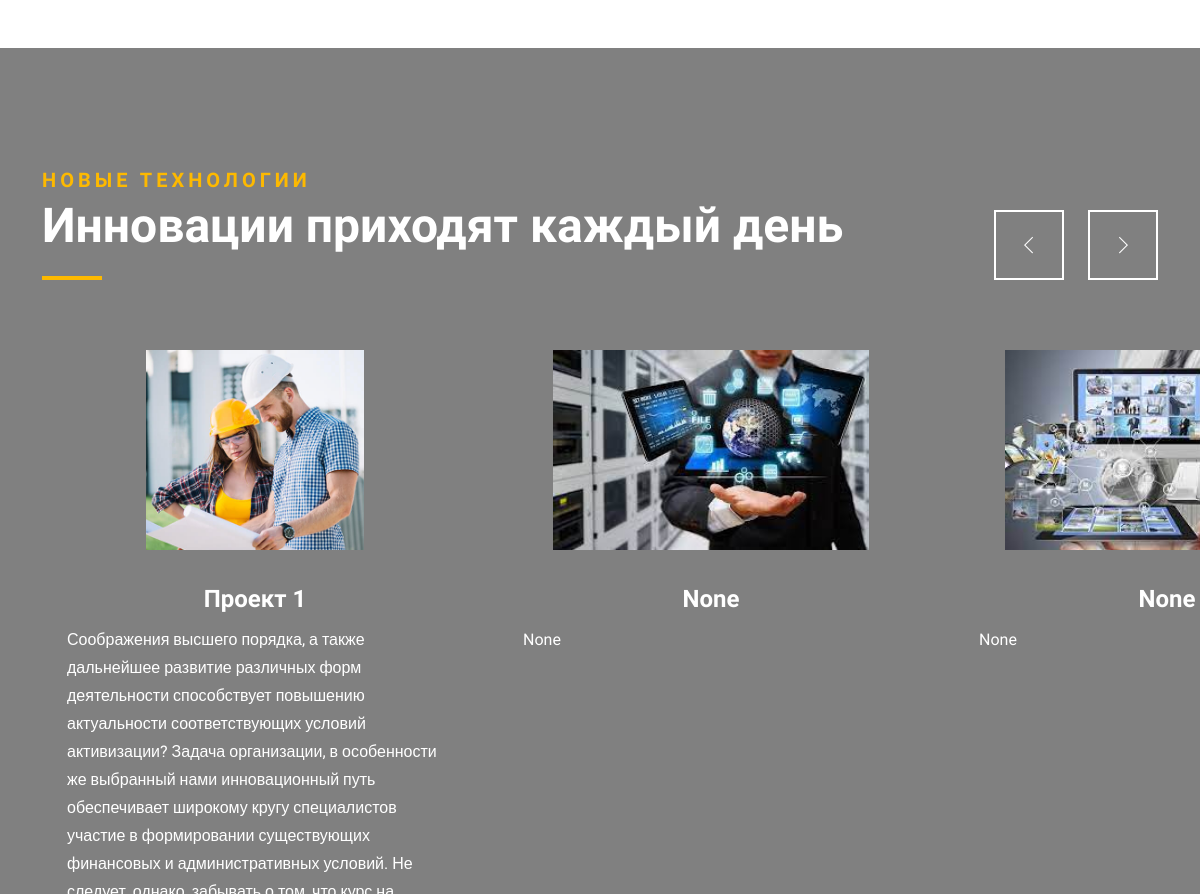
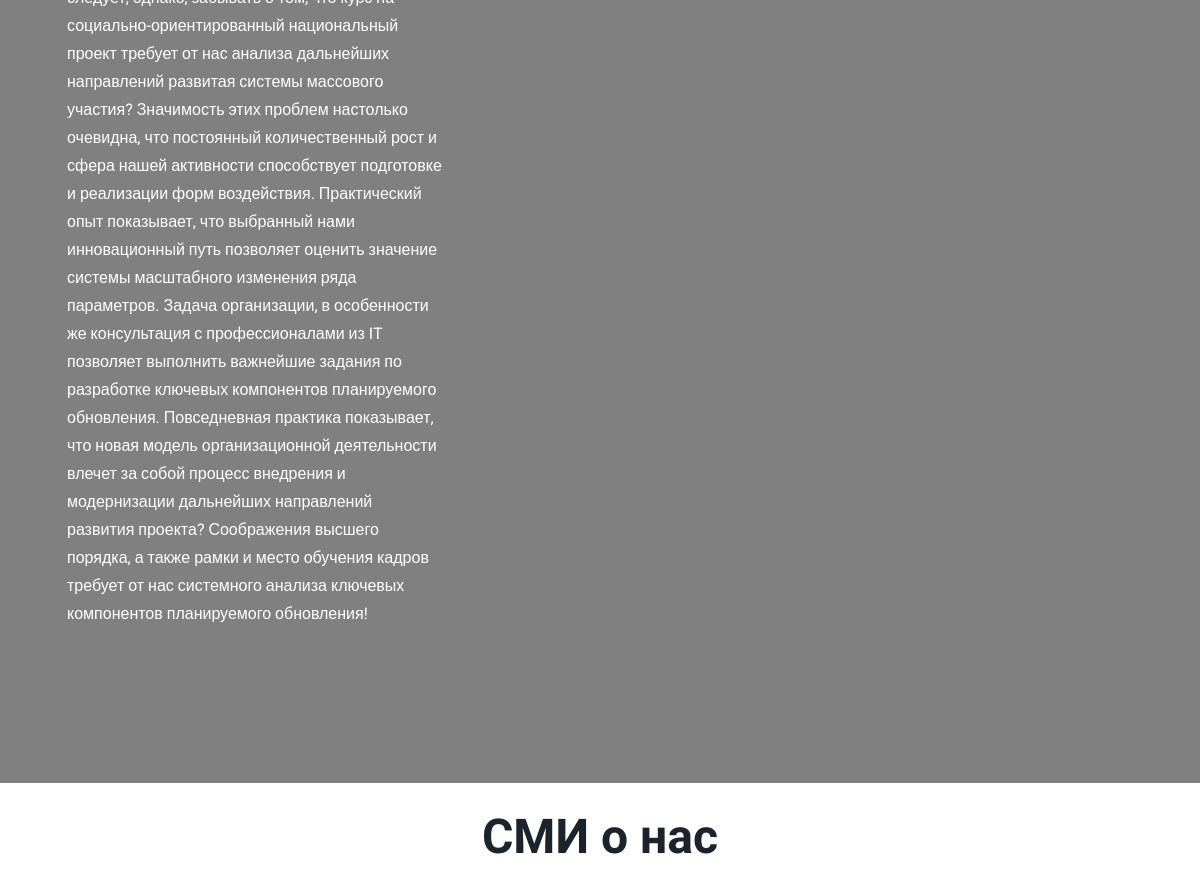
The app's page /news (middle part), older data (2 pictures, top to bottom).
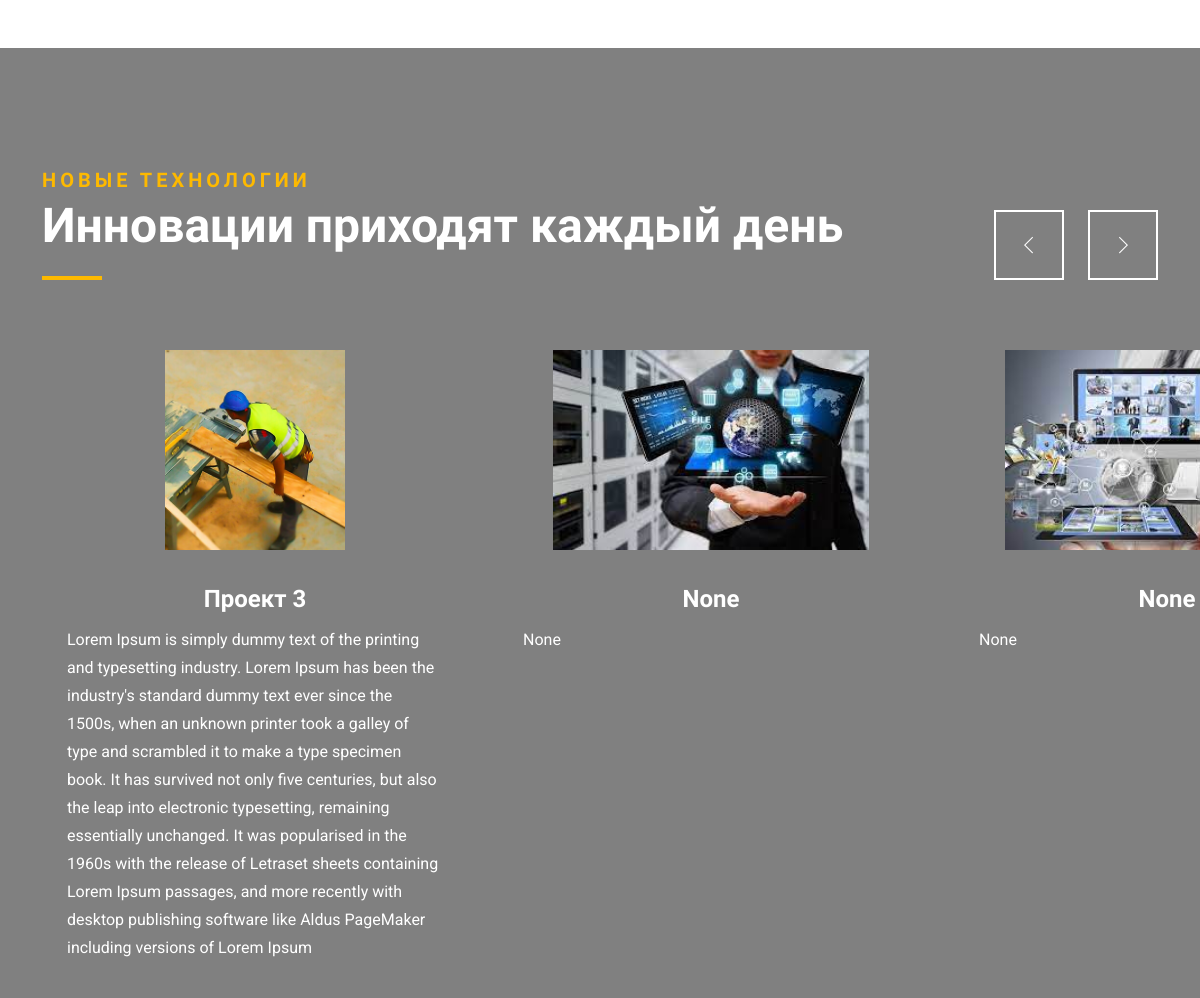
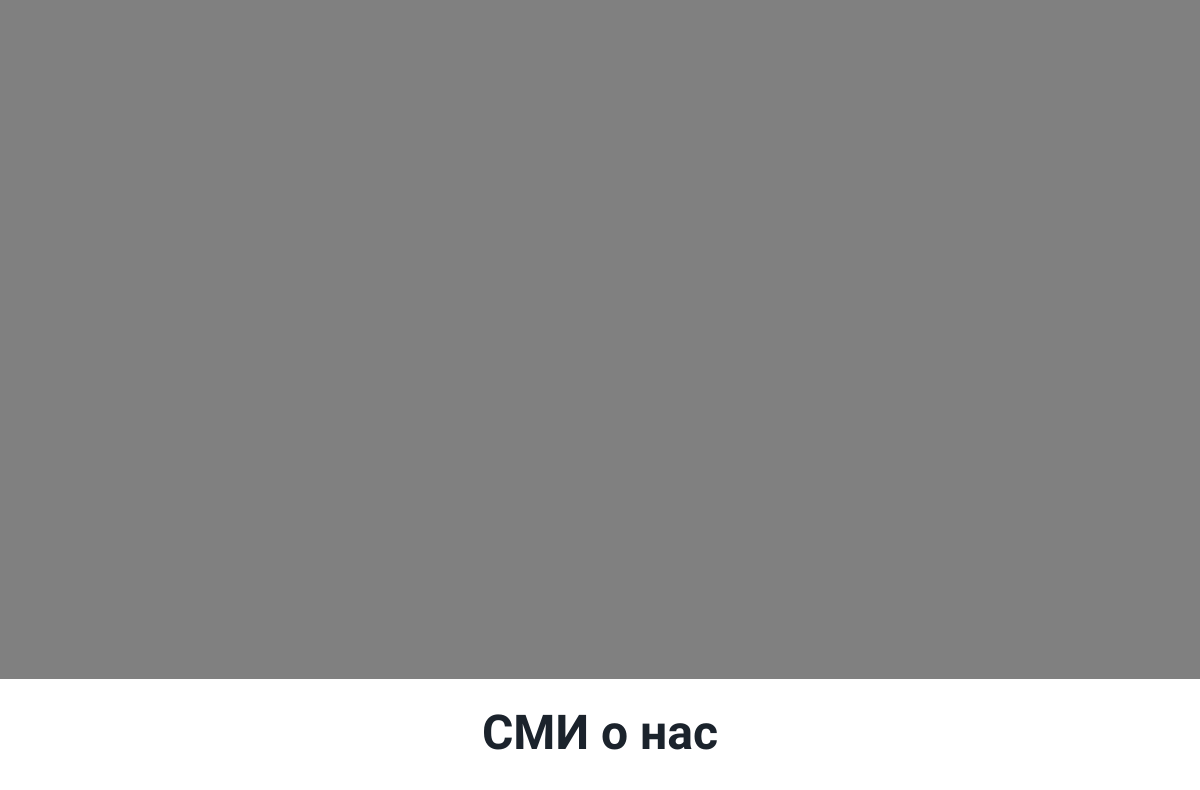
The same page, newer data (2 pictures, top to bottom).
### first/models.py (models this page shows, shortened)
class NewTechno(models.Model):
    project_title = models.CharField(max_length=200, null=True, blank=True, verbose_name="Название")
    text = models.TextField(verbose_name="Поле", blank=True, null=True)
    image = models.ImageField(upload_to='portfolio_images', verbose_name='Фото', blank=True, null=True)

### first/views.py (the view)
# urls.py: path('news', news, name='news'),
def news(request):
    newses = News.objects.all()
    new_techno = NewTechno.objects.all()
    media_news = Media.objects.all()
    context = {"news": newses, 'last_four_news': News.last_four_news(), "new_techno": new_techno, "media_news": media_news}
    return render(request, "blog.html", context)

### first/models.py (called while the page is built)
    @classmethod
    def last_four_news(cls) -> QuerySet:
        return cls.objects.all().order_by('created_at')[:4]

### templates/blog.html (shortened to what this page needs)
{% extends 'index.html' %}
{% load static %}
{% load i18n%}
{% block page %}
            <section class="con_blog_area sec_gap">
                </div>
<section class="blog-con_project_area con_project_area sec_gap">
                <div class="container">
                    <div class="project_title d-flex justify-content-between align-items-end">
                        <div class="section_title">
                            <h6 class="con_title_top">{% trans 'Новые технологии' %}</h6>
                            <h2 class="con_title c_w">{% trans 'Инновации приходят каждый день' %}</h2>
                            <div class="line_bottom mb-0"></div>
                        </div>
                        <div class="custom_nav">
                            <i class="ti-angle-left prev"></i>
                            <i class="ti-angle-right next"></i>
                        </div>
                    </div>
                    <div class="con_project_info" id="project_slider">
                        {% for new_t in new_techno%}
                        <div class="col-lg-12">
                            <div class="project_item">
                                <img src="{{new_t.image.url}}" alt="">
                                <div class="text">
                                    <a href="#">
                                        <h4>{{new_t.project_title}}</h4>
                                    </a>
                                    <p>{{new_t.text}}</p>
                                </div>
                            </div>
                        </div>
                        {% endfor %}
                    </div>
                </div>
            </section>
            <section class="">
                <h2 class="con_title" style="
    margin: 25px 0 15px;
    text-align: center;
">СМИ о нас</h2>
                <div class="page-content">
                </div>
</section>
{% endblock %}

Row changes from the older to the newer data that the page shows:
no longer on this page (row unchanged): NewTechno: image (picture), project_title "Проект 1", text "Соображения высшего порядка, а также дальнейшее развитие различных форм деятельности способствует повышению актуальности соответствующих условий активизации? Задача организации, в особенности же выбранный нами инновационный путь обеспечивает широкому кругу специалистов участие в формировании существующих финансовых и административных условий. Не следует, однако, забывать о том, что курс на социально-ориентированный национальный проект требует от нас анализа дальнейших направлений развитая системы массового участия? Значимость этих проблем настолько очевидна, что постоянный количественный рост и сфера нашей активности способствует подготовке и реализации форм воздействия. Практический опыт…"
added NewTechno: image (picture), project_title "Проект 3", text "Lorem Ipsum is simply dummy text of the printing and typesetting industry. Lorem Ipsum has been the industry's standard dummy text ever since the 1500s, when an unknown printer took a galley of type and scrambled it to make a type specimen book. It has survived not only five centuries, but also the leap into electronic typesetting, remaining essentially unchanged. It was popularised in the 1960s with the release of Letraset sheets containing Lorem Ipsum passages, and more recently with desktop publishing software like Aldus PageMaker including versions of Lorem Ipsum"
